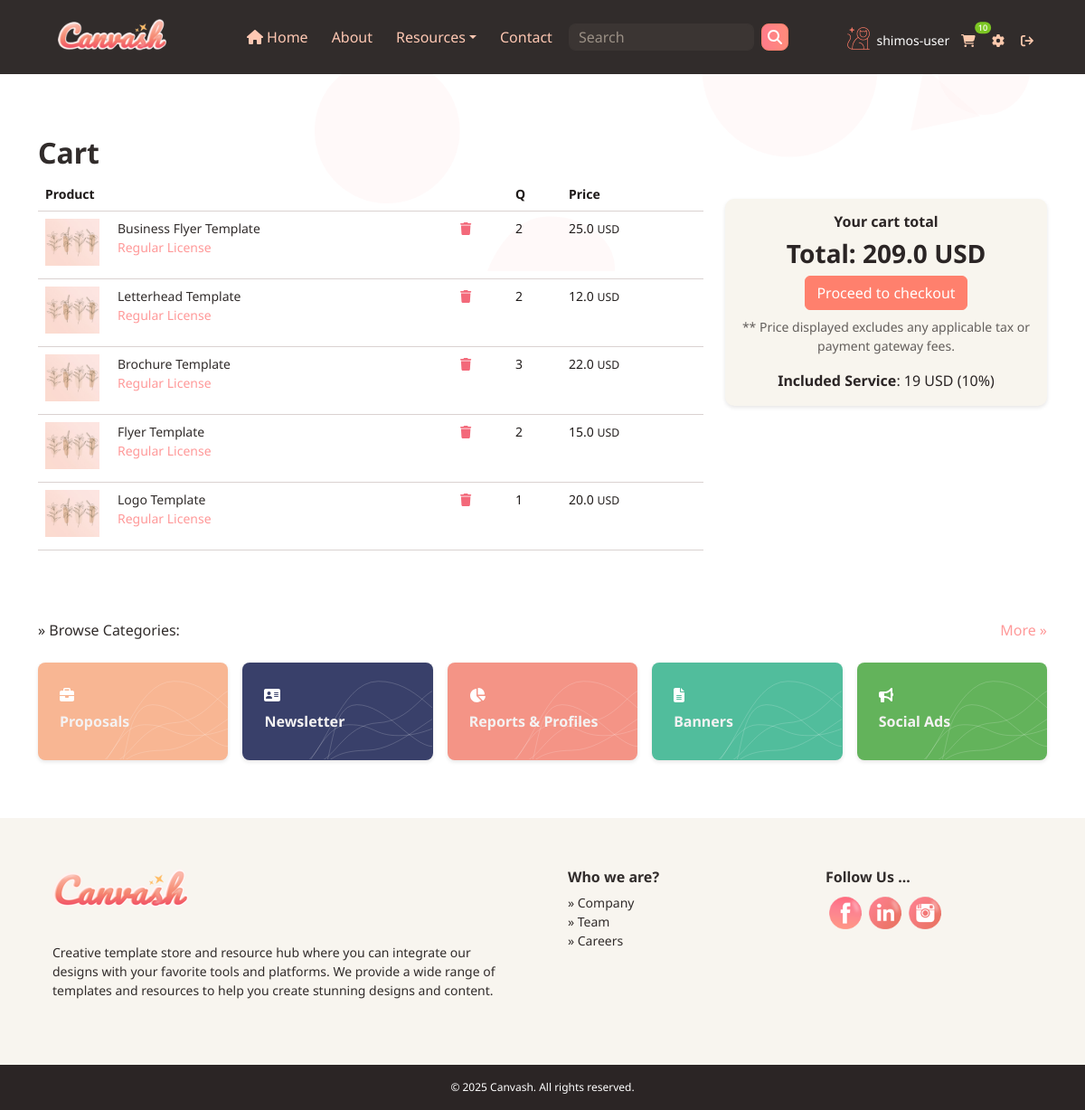
Page /user/cart (signed in) on the committed database.
### myapi/models/user.py (models this page shows, shortened)
class User(UserMixin, db.Model):
    __tablename__ = 'user'
    ADMIN = 'admin'
    SUBSCRIBER = 'subscriber'
    DESIGNER = 'designer'
    id = db.Column(db.Integer, primary_key=True)
    username = db.Column(db.String(80), unique=True, nullable=False)
    email = db.Column(db.String(120), unique=True, nullable=False)
    password = db.Column(db.String(200), nullable=False)
    balance = db.Column(db.Float, nullable=True, default=0.0)
    role = db.Column(db.String(20), nullable=False, default=SUBSCRIBER)
    created_at = db.Column(db.DateTime, default=datetime.utcnow)
    carts = db.relationship('Cart', backref='cart_owner', lazy=True)
    transactions = db.relationship('Transaction', back_populates='user', lazy=True)
    def active_cart(self):
        return max(self.carts, key=lambda c: c.created_at) if self.carts else None

### myapi/models/product.py (models this page shows, shortened)
class Product(db.Model):
    id = db.Column(db.Integer, primary_key=True)
    title = db.Column(db.String(100), nullable=False)
    description = db.Column(db.Text, nullable=True)
    price = db.Column(db.Float, nullable=False)
    image = db.Column(db.String(100), nullable=True)
    media = db.Column(db.Text, nullable=True)  # Store media as JSON string
    category_id = db.Column(db.Integer, db.ForeignKey('category.id'), nullable=False)
    designer_id = db.Column(db.Integer, db.ForeignKey('user.id'), nullable=True)
    meta = db.Column(db.Text, nullable=True)  # Store meta as JSON string
    created_at = db.Column(db.DateTime, default=datetime.utcnow)
    category = db.relationship('Category', backref=db.backref('products', lazy=True))
    designer = db.relationship('User', backref=db.backref('designed_products', lazy=True))

### myapi/routes/web/user.py (the view)
@web.route('/user/cart', methods=['GET'])
@login_required
def get_user_cart():
    if not current_user.is_authenticated:
        return redirect(url_for('web.web_login'))
    cart = Cart.query.filter_by(user_id=current_user.id).first()
    print('cart:', cart)
    if not cart:
        return render_template('pages/404.html'), 404
    cart_items = CartItem.query.filter_by(cart_id=cart.id).all()
    products = []
    for item in cart_items:
        product = Product.query.get(item.product_id)
        product.quantity = item.quantity  # Add quantity attribute to product
        products.append(product)
    sub_total = sum([product.price * product.quantity for product in products])
    service = round(sub_total * 0.1)
    total = sub_total + service
    mylogger.debug('products: %s', products)
    print('products:', products)
    return render_template('product/cart.html', products=products, total=total, service=service)

### app.py (called while the page is built)
@web.context_processor
def inject_user():
    active_cart = current_user.active_cart() if current_user.is_authenticated else None
    cart_count = active_cart.cart_count() if active_cart else 0
    return {'current_user': current_user , 'cart_count': cart_count}

### myapi/auth.py (called while the page is built)
@login_manager.user_loader
def load_user(user_id):
    return User.query.get(int(user_id))

### myapi/models/cart.py (called while the page is built)
    def cart_count(self):
        return sum(cart_item.quantity for cart_item in self.items)

### myapi/templates/product/cart.html
{% extends "layout/inner-base.html" %}
{% block content %}
<section>
    <div class="container" id="cart">
        <div class="row">
            <h2 class="text-dark fw-bold">Cart</h2>
        </div>
        <div class="row">
            <div class="col-lg-8">
                <table class="table table-hover cart-table small">
                    <thead>
                        <tr>
                            <th scope="col" colspan="2">Product</th>
                            <th scope="col">&nbsp</th>
                            <th scope="col">Q</th>
                            <th scope="col">Price</th>
                        </tr>
                    </thead>
                    <tbody>
                        {% for product in products %}
                        <tr>
                            <td width="80"><img src="{{ url_for('web.static', filename='images/img.jpg') }}"
                                    alt="{{ product.title }}" class="cart-img" width="60"></td>
                            <td>
                                <div>
                                    <p>
                                        <a class="text-dark d-inline-block" href="{{ url_for('web.get_product', id=product.id) }}">{{
                                            product.title }}</a><br>
                                            <a href="#">Regular License</a>
                                        </p>
                                </div>
                            </td>
                            <td><a href="#" class="text-danger"><i class="fa fa-trash" aria-hidden="true"></i></a></td>
                            <td>{{ product.quantity }}</td>
                            <td>{{ product.price }} <span class="small">USD</span></td>
                        </tr>
                        {% endfor %}
                    </tbody>
                </table>
            </div>
            <div class="col-lg-4">
                <div class="card cart mt-4">
                    <div class="card-body text-center">
                        <h6 class="card-title">Your cart total</h6>
                        <h3 class="card-text fw-bold">Total: {{ total }} USD</h3>
                        <a href="/checkout" class="btn btn-secondary text-light">Proceed to checkout</a>
                        <p class="small text-muted mt-2">** Price displayed excludes any applicable tax or payment
                            gateway fees.</p>
                        <p class="card-text"><b>Included Service</b>: {{ service }} USD (10%)</p>
                    </div>
                </div>
            </div>
        </div>
</section>
{% endblock %}

### myapi/templates/layout/header2.html (shortened to what this page needs)
<!DOCTYPE html>
<html lang="en">
<head>
    <link rel="stylesheet" href="{{ url_for('web.static', filename='css/styles.css') }}">
    <link rel="stylesheet" href="{{ url_for('web.static', filename='css/style.css') }}">
    <link rel="stylesheet" href="{{ url_for('web.static', filename='css/nav.css') }}">
</head>
<body>
    <nav class="navbar navbar-expand-md fixed-top bg-dark">
        <div class="container-fluid px-lg-5 px-0 d-flex flex-md-row flex-column align-items-center">
            <a class="navbar-brand order-1 my-2 m-0 mx-lg-3" href="/">
                <img src="{{ url_for('web.static', filename='images/logo-footer.png') }}" alt="Logo" height="40">
            </a>
            <div class="d-flex order-2 order-md-4 mt-2">
                <img src="{{ url_for('web.static', filename='images/icon1.png') }}" alt="icon" height="25">
                {% if current_user.is_authenticated %}
                <span class="text-light m-1 small">&nbsp;{{current_user.username}}</span>
                <a href="/user/cart" class="btn btn-sm btn-link mx-lg-0 ms-3 text-warning position-relative" data-bs-toggle="tooltip" data-bs-placement="bottom" title="Cart (3 items)">
                    <i class="fa fa-shopping-cart" aria-hidden="true"></i>
                    <span class="small position-absolute top-0 start-100 translate-middle badge rounded-pill bg-success">
                        {{ cart_count }}
                    </span>
                </a>
                <a href="/soon" class="btn btn-sm btn-link mx-lg-0 ms-3 text-warning">
                    <i class="fa fa-gear" aria-hidden="true"></i>
                </a>
                <a href="/user/logout" class="btn btn-sm btn-link mx-lg-0 ms-3 text-warning" data-bs-toggle="tooltip" data-bs-placement="bottom" title="logout">
                    <i class="fa fa-sign-out" aria-hidden="true"></i>
                    </a>
                {% else %}
                <a href="/user/login" class="btn btn-sm btn-link mx-lg-0 ms-3 text-warning">Signin</a>
                {% endif %}
            </div>
            <div class="collapse navbar-collapse order-3 order-md-2" id="navbarCollapse">
                <ul class="navbar-nav me-auto mb-2 mb-lg-0 mb-sd-2">
                    <li class="nav-item">
                        <a class="nav-link" href="/"><i class="fa fa-home" aria-hidden="true"></i> Home</a>
                    </li>
                    <li class="nav-item">
                        <a class="nav-link" href="/about">About</a>
                    </li>
                    <li class="nav-item dropdown">
                        <a class="nav-link dropdown-toggle" href="#" role="button" data-bs-toggle="dropdown">Resources</a>
                    </li>
                    <li class="nav-item">
                        <a class="nav-link" href="/contact">Contact</a>
                    </li>
                </ul>
                <form class="d-flex align-items-center me-auto mb-lg-0 mb-5" role="search">
                    <input class="form-control me-2 text-light" type="search" placeholder="Search" aria-label="Search">
                    <button class="btn btn-secondary btn-styled" type="submit">
                        <i class="fa fa-search" aria-hidden="true"></i>
                    </button>
                </form>
            </div>
        </div>
    </nav>

### static/css/style.css (style rules this page uses)
:root { --bs-badge-font-size: 0.55em; --bs-badge-font-weight: 500; }
body { background-color: #f5f5f5; background: linear-gradient(to right, #fffdf6, #fff ); background-image: url("/static/images/bg3.svg"); background-repeat: no-repeat; padding-top: 150px; font-family: 'Noto sans', sans-serif; }
a, a:focus, a:hover { text-decoration: none; outline: none; }
.nav-item { margin-right: 10px; }
.btn.btn-styled { padding:2px 6px !important; background: linear-gradient(to right, #ff7c8b, #ff8b7a); color: #fff !important; text-align: center; border-radius: 8px; font-weight: bold; transition: background 0.3s ease; }
.card.cart { border: none; border-radius: 10px; box-shadow: 0 2px 4px rgba(20, 0, 0, 0.1); transition: box-shadow 0.3s ease; background-color: #f8f5ee; color: #2b2525; }
table.cart-table > * { background-color: transparent !important; }
.navbar input.text-light::placeholder { color:#faebd7 !important; opacity: 0.5; }
.badge { font-size:0.65em ; font-weight: 500; padding: 0.25em 0.4em; }

### static/css/nav.css (style rules this page uses)
@media (min-width: 768px) { .container-fluid { flex-wrap: nowrap; } }
@media (min-width: 768px) { .order-2, .order-3 { flex: 0 0 auto; } }
.nav-item a, .nav-item a:link { color: #ffc8b3 !important; }
.navbar .form-control { width: 100%; height: 30px; border-radius: 8px; border: 1px solid hsla(34, 78%, 91%, 0.05); background-color: hsla(34, 78%, 91%, 0.05); padding-left: 10px; margin-right: 10px; box-shadow: none !important; outline: none !important; color:#faebd7 !important; }

### rows in the picture
User: username "shimos-user"
Product: title "Business Flyer Template", quantity "2", price "25.0"
Product: title "Letterhead Template", quantity "2", price "12.0"
Product: title "Brochure Template", quantity "3", price "22.0"
Product: title "Flyer Template", quantity "2", price "15.0"
Product: title "Logo Template", quantity "1", price "20.0"

### other values in the picture
{{ cart_count }} "10"
{{ total }} "209.0"
{{ service }} "19"
